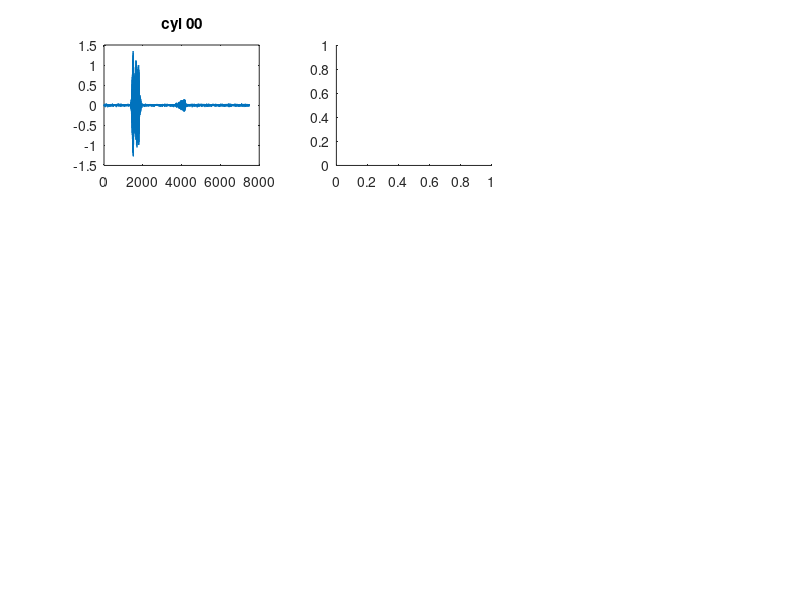

Recreate this plot in MATLAB. (Note: this script raises an error after producing the figure.)
load('3D_v2.mat')
close all

object={'cyl','cube','sphere', 'LD' ,'SD','MP'};
for idx1=1:size(object,2)
    cluttercond= {'00','45','90'};
    figure
    for idx2=1:size(cluttercond,2)
        plotloc={[1,2,3],[4,5,6],[7,8,9]};
        
        stimname=[object{idx1},'_',cluttercond{idx2},'echo_10msdelay'];
       
        if sum(strcmp(fieldnames(stim),stimname))==0
            continue
        end
        
        stimuli=stim.(stimname);
        %stimuli=stim.(stimname)(3000:5000); %this is for just the echoes
        
        %waveform
        subplot (3,3,(idx2-1)*3+1)
        plot(stimuli)
        %xlim([0 2000])
        title([object{idx1},' ',cluttercond{idx2}])
        %ylim([-1 1])
        
        %spectrogram
        subplot (3,3,(idx2-1)*3+2)
        spectrogram(stimuli,2^8,(2^8)-1,2^8,250e3,'yaxis')
        caxis([-85 -60])
        colorbar off
        
        %power
        subplot (3,3,(idx2-1)*3+3)
        [yy,xx]=plotPower(stimuli,@(x)x);
        %ylim([-120 -50])
        
    end
    saveas(gcf,['/Users/angie/Google Drive/Bats/NSF shapes project/Neural_stim_figs/neural_stim_3D_',object{idx1},'_',cluttercond{idx2},'.png'])
end

%%



    